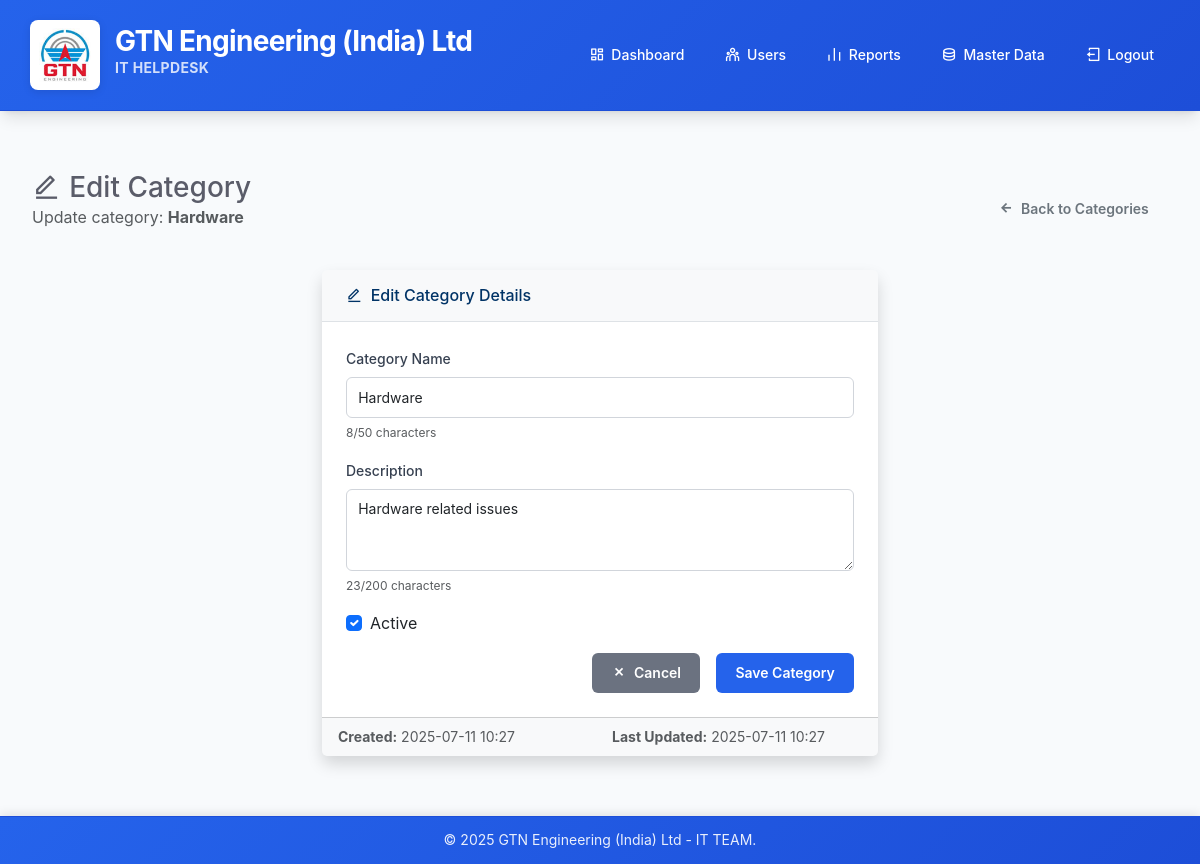
/super_admin/master_data/categories/1/edit (signed in), run on the app's committed database.
### models.py (models this page shows)
class MasterDataCategory(db.Model):
    __tablename__ = 'master_categories'
    id = db.Column(db.Integer, primary_key=True)
    name = db.Column(db.String(50), unique=True, nullable=False)
    description = db.Column(db.String(200), nullable=True)
    is_active = db.Column(db.Boolean, default=True)
    created_at = db.Column(db.DateTime, default=datetime.utcnow)
    updated_at = db.Column(db.DateTime, default=datetime.utcnow, onupdate=datetime.utcnow)

### routes.py (the view)
    def decorated_function(*args, **kwargs):
        if not is_logged_in():
            flash('Please log in to access this page.', 'warning')
            return redirect(url_for('common_login'))
        user = get_current_user()
        if not user or not user.is_super_admin:
            flash('Super Admin access required.', 'error')
            return redirect(url_for('index'))
        return f(*args, **kwargs)

### forms.py
class MasterDataCategoryForm(FlaskForm):
    name = StringField('Category Name', validators=[DataRequired(), Length(min=2, max=50)])
    description = TextAreaField('Description', validators=[Length(max=200)])
    is_active = BooleanField('Active', default=True)
    submit = SubmitField('Save Category')

### models.py (called while the page is built)
    @property
    def is_super_admin(self):
        return self.role == 'super_admin'

### routes.py (called while the page is built, shortened)
def is_logged_in():
    return 'user_id' in session

def get_current_user():
    if is_logged_in():
        return User.query.get(session['user_id'])
    return None

def super_admin_required(f):
    def decorated_function(*args, **kwargs):
        if not is_logged_in():
            flash('Please log in to access this page.', 'warning')
            return redirect(url_for('common_login'))
        user = get_current_user()
        if not user or not user.is_super_admin:
            flash('Super Admin access required.', 'error')
            return redirect(url_for('index'))
        return f(*args, **kwargs)
    decorated_function.__name__ = f.__name__
    return decorated_function

@app.route('/super_admin/master_data/categories/<int:category_id>/edit', methods=['GET', 'POST'])
@super_admin_required
def edit_category(category_id):
    category = MasterDataCategory.query.get_or_404(category_id)
    form = MasterDataCategoryForm(obj=category)
    return render_template('master_data/edit_category.html', form=form, category=category)

### templates/master_data/edit_category.html (shortened to what this page needs)
{% extends "base.html" %}
{% block content %}
<div class="container-fluid">
    <div class="row">
        <div class="col-12">
            <div class="d-flex justify-content-between align-items-center mb-4">
                <div>
                    <h1 class="h3 mb-0 text-gray-800">
                        <i class="ri-edit-line me-2"></i>Edit Category
                    </h1>
                    <p class="text-muted">Update category: <strong>{{ category.name }}</strong></p>
                </div>
                <div class="btn-group" role="group">
                    <a href="{{ url_for('manage_categories') }}" class="btn btn-outline-secondary">
                        <i class="ri-arrow-left-line"></i> Back to Categories
                    </a>
                </div>
            </div>
        </div>
    </div>
    <div class="row justify-content-center">
        <div class="col-lg-6">
            <div class="card shadow">
                <div class="card-header py-3">
                    <h6 class="m-0 font-weight-bold text-primary">
                        <i class="ri-edit-line me-2"></i>Edit Category Details
                    </h6>
                </div>
                <div class="card-body">
                    <form method="POST">
                        <div class="form-group mb-3">
                            {{ form.name.label(class="form-label") }}
                            {{ form.name(class="form-control") }}
                        </div>
                        <div class="form-group mb-3">
                            {{ form.description.label(class="form-label") }}
                            {{ form.description(class="form-control", rows="3") }}
                        </div>
                        <div class="form-check mb-3">
                            {{ form.is_active(class="form-check-input") }}
                            {{ form.is_active.label(class="form-check-label") }}
                        </div>
                        <div class="d-grid gap-2 d-md-flex justify-content-md-end">
                            <a href="{{ url_for('manage_categories') }}" class="btn btn-secondary me-md-2">
                                <i class="ri-close-line"></i> Cancel
                            </a>
                            {{ form.submit(class="btn btn-primary") }}
                        </div>
                    </form>
                </div>
                <div class="card-footer bg-light">
                    <div class="row text-muted small">
                        <div class="col-md-6">
                            <strong>Created:</strong> {{ category.created_at.strftime('%Y-%m-%d %H:%M') if category.created_at else 'Unknown' }}
                        </div>
                        <div class="col-md-6">
                            <strong>Last Updated:</strong> {{ category.updated_at.strftime('%Y-%m-%d %H:%M') if category.updated_at else 'Never' }}
                        </div>
                    </div>
                </div>
            </div>
        </div>
    </div>
</div>
{% endblock %}

### static/style.css (style rules this page uses)
* { margin: 0; padding: 0; box-sizing: border-box; }
:root { --primary-color: #2563eb; --primary-dark: #1d4ed8; --primary-light: #3b82f6; --secondary-color: #64748b; --accent-color: #f59e0b; --success-color: #059669; --warning-color: #d97706; --danger-color: #dc2626; --light-bg: #f8fafc; --white: #ffffff; --gray-50: #f9fafb; --gray-100: #f3f4f6; --gray-200: #e5e7eb; --gray-300: #d1d5db; --gray-400: #9ca3af; --gray-500: #6b7280; --gray-600: #4b5563; --gray-700: #374151; --gray-800: #1f2937; --gray-900: #111827; --border-radius: 8px; --border-radius-lg: 12px; --border-radius-xl: 16px; --shadow-sm: 0 1px 2px 0 rgb(0 0 0 / 0.05); --shadow: 0 1px 3px 0 rgb(0 0 0 / 0.1), 0 1px 2px -1px rgb(0 0 0 / 0.1); --shadow-md: 0 4px 6px -1px rgb(0 0 0 / 0.1), 0 2px 4px -2px rgb(0 0 0 / 0.1); --shadow-lg: 0 10px 15px -3px rgb(0 0 0 / 0.1), 0 4px 6px -4px rgb(0 0 0 / 0.1); --shadow-xl: 0 20px 25px -5px rgb(0 0 0 / 0.1), 0 8px 10px -6px rgb(0 0 0 / 0.1); --gradient-primary: linear-gradient(135deg, var(--primary-color) 0%, var(--primary-dark) 100%); --gradient-hero: linear-gradient(135deg, #667eea 0%, #764ba2 100%); --gradient-feature: linear-gradient(135deg, #f093fb 0%, #f5576c 100%); --transition-base: all 0.3s cubic-bezier(0.4, 0, 0.2, 1); --transition-fast: all 0.15s cubic-bezier(0.4, 0, 0.2, 1); }
body, html { height: 100%; font-family: 'Inter', -apple-system, BlinkMacSystemFont, 'Segoe UI', 'Roboto', sans-serif; background: var(--light-bg); color: var(--gray-800); line-height: 1.6; overflow-x: hidden; }
.card-header { background: var(--gray-50); border-bottom: 1px solid var(--gray-200); padding: 20px 24px; }
.card-body { padding: 24px; }
.form-control { border: 1px solid var(--gray-300); border-radius: var(--border-radius); padding: 12px 16px; font-size: 0.875rem; transition: all 0.2s ease; background: var(--white); }
.form-label { font-weight: 600; color: var(--gray-700); margin-bottom: 8px; font-size: 0.875rem; }
.btn { font-weight: 600; border-radius: var(--border-radius); padding: 12px 24px; font-size: 0.875rem; transition: all 0.2s ease; border: none; cursor: pointer; text-decoration: none; display: inline-flex; align-items: center; gap: 8px; }
.btn-primary { background: var(--primary-color); color: white; }
.btn-secondary { background: var(--gray-500); color: white; }
.text-primary { color: #003366 !important; }
.card { border: none; box-shadow: 0 2px 4px rgba(0,0,0,0.1); border-radius: 8px; }
.card-header { background-color: #f8f9fa; border-bottom: 1px solid #dee2e6; font-weight: 600; }
.form-group { margin-bottom: 0.75rem; }
.form-label { font-size: 0.875rem; font-weight: 500; color: var(--gray-700); margin-bottom: 0.4rem; }
.form-control { padding: 0.55rem 0.7rem; font-size: 0.875rem; border-radius: 6px; border: 1px solid var(--gray-300); margin-bottom: 0.3rem; }
.btn { padding: 0.6rem 1.2rem; font-size: 0.875rem; border-radius: 6px; }

### templates/master_data/edit_category.html (style rules this page uses)
.text-gray-800 { color: #5a5c69 !important; }

### data on the page
MasterDataCategory: name "Hardware", description "Hardware related issues", is_active "☑", created_at "2025-07-11 10:27", updated_at "2025-07-11 10:27"
